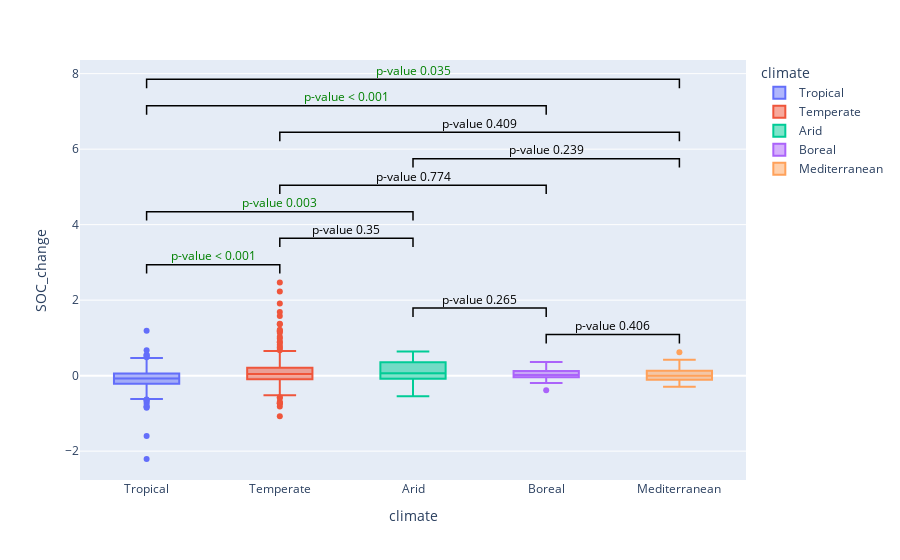

This figure's notebook cell:
### Code cell
#Do a boxplot of SOC_change by climate
plt.figure(figsize=(10, 6))
sns.boxplot(x='climate', y='SOC_change', data=df)
plt.title('SOC Change by Climate')
plt.xlabel('Climate')
plt.ylabel('SOC Change')
plt.show()

#print the values for climate 
df['climate'].value_counts()

#Remove any rows with missing SOC change values
df = df.dropna(subset=['SOC_change'])


tropical = df[df['climate'] == 'Tropical']
temperate = df[df['climate'] == 'Temperate']
boreal = df[df['climate'] == 'Boreal']
arid = df[df['climate'] == 'Arid']
mediterranean = df[df['climate'] == 'Mediterranean']

#Perform an ANOVA test to see if there is a significant difference in SOC_change between the different climate types
stats.f_oneway(tropical['SOC_change'], temperate['SOC_change'], boreal['SOC_change'], arid['SOC_change'], mediterranean['SOC_change'])

#Run post hoc tests to see which groups are different from each other
from statsmodels.stats.multicomp import pairwise_tukeyhsd

tukey = pairwise_tukeyhsd(endog=df['SOC_change'], groups=df['climate'], alpha=0.05)
print(tukey)

tap.plot_stats(df, 'climate', 'SOC_change', type_test= 'mann-whitney')

### Figure 1 — Plotly figure (JSON) as saved in the notebook; plotly's stock layout.template omitted (floating-point values rounded to 4 significant figures; data arrays with more than 128 entries replaced by an {"elided": "..."} marker saying what was removed)
{"data": [{"alignmentgroup": "True", "hovertemplate": "climate=%{x}<br>SOC_change=%{y}<extra></extra>", "legendgroup": "Tropical", "marker": {"color": "#636efa"}, "name": "Tropical", "notched": false, "offsetgroup": "Tropical", "orientation": "v", "showlegend": true, "type": "box", "x": {"elided": "368 str values"}, "x0": " ", "xaxis": "x", "y": {"elided": "368 float values"}, "y0": " ", "yaxis": "y"}, {"alignmentgroup": "True", "hovertemplate": "climate=%{x}<br>SOC_change=%{y}<extra></extra>", "legendgroup": "Temperate", "marker": {"color": "#EF553B"}, "name": "Temperate", "notched": false, "offsetgroup": "Temperate", "orientation": "v", "showlegend": true, "type": "box", "x": {"elided": "311 str values"}, "x0": " ", "xaxis": "x", "y": {"elided": "311 float values"}, "y0": " ", "yaxis": "y"}, {"alignmentgroup": "True", "hovertemplate": "climate=%{x}<br>SOC_change=%{y}<extra></extra>", "legendgroup": "Arid", "marker": {"color": "#00cc96"}, "name": "Arid", "notched": false, "offsetgroup": "Arid", "orientation": "v", "showlegend": true, "type": "box", "x": ["Arid", "Arid", "Arid", "Arid", "Arid", "Arid", "Arid", "Arid", "Arid", "Arid", "Arid", "Arid", "Arid", "Arid", "Arid", "Arid", "Arid", "Arid", "Arid", "Arid", "Arid"], "x0": " ", "xaxis": "x", "y": [-0.107, -0.02485, 0.0496, 0.05827, -0.5452, -0.3576, -0.3887, -0.2744, 0.3941, 0.3884, -0.07385, 0.3459, 0.1834, 0.05149, 0.2309, 0.2202, 0.6399, 0.4774, 0.3455, 0.5249, 0.06385], "y0": " ", "yaxis": "y"}, {"alignmentgroup": "True", "hovertemplate": "climate=%{x}<br>SOC_change=%{y}<extra></extra>", "legendgroup": "Boreal", "marker": {"color": "#ab63fa"}, "name": "Boreal", "notched": false, "offsetgroup": "Boreal", "orientation": "v", "showlegend": true, "type": "box", "x": ["Boreal", "Boreal", "Boreal", "Boreal", "Boreal", "Boreal", "Boreal", "Boreal", "Boreal", "Boreal", "Boreal", "Boreal", "Boreal", "Boreal", "Boreal", "Boreal", "Boreal", "Boreal", "Boreal", "Boreal", "Boreal", "Boreal", "Boreal", "Boreal", "Boreal", "Boreal", "Boreal", "Boreal", "Boreal", "Boreal", "Boreal", "Boreal", "Boreal", "Boreal", "Boreal", "Boreal", "Boreal", "Boreal", "Boreal", "Boreal"], "x0": " ", "xaxis": "x", "y": [0.06714, 0.2136, 0.01307, 0.19, -0.08701, 0.09097, -0.1411, 0.06744, 0.3151, 0.364, -0.06115, 0.364, 0.3228, 0.009259, 0.01835, 0, 0.1886, -0.01905, -0.02353, -0.3857, 0.261, 0.08408, 0.01709, -0.131, 0.339, 0.0339, -0.03637, -0.04652, 0.1431, -0.03774, 0.06188, -0.1335, -0.08701, -0.04445, 0.05818, -0.1924, 0, 0.1035, -0.08616, 0.08023], "y0": " ", "yaxis": "y"}, {"alignmentgroup": "True", "hovertemplate": "climate=%{x}<br>SOC_change=%{y}<extra></extra>", "legendgroup": "Mediterranean", "marker": {"color": "#FFA15A"}, "name": "Mediterranean", "notched": false, "offsetgroup": "Mediterranean", "orientation": "v", "showlegend": true, "type": "box", "x": ["Mediterranean", "Mediterranean", "Mediterranean", "Mediterranean", "Mediterranean", "Mediterranean", "Mediterranean", "Mediterranean", "Mediterranean", "Mediterranean", "Mediterranean", "Mediterranean", "Mediterranean", "Mediterranean", "Mediterranean", "Mediterranean", "Mediterranean", "Mediterranean", "Mediterranean", "Mediterranean", "Mediterranean", "Mediterranean"], "x0": " ", "xaxis": "x", "y": [0.6202, 0.4238, -0.1422, -0.09017, -0.09513, -0.1126, 0.07583, -0.1374, 0.06375, 0.05489, 0.2704, 0.1296, -0.2942, -0.1249, 0.1308, 0.2036, -0.01081, 0.0107, -0.07232, -0.04763, -0.1105, 0.04546], "y0": " ", "yaxis": "y"}], "layout": {"annotations": [{"font": {"color": "Black"}, "hovertext": "p-value: 0.4058251296151454<br>statistic: 497.0", "showarrow": false, "text": "p-value 0.406", "x": 3.5, "y": 1.322}, {"font": {"color": "Black"}, "hovertext": "p-value: 0.2645433932266059<br>statistic: 494.0", "showarrow": false, "text": "p-value 0.265", "x": 2.5, "y": 2.024}, {"font": {"color": "Green"}, "hovertext": "p-value: 1.1363239261025873e-12<br>statistic: 39109.5", "showarrow": false, "text": "p-value < 0.001", "x": 0.5, "y": 3.172}, {"font": {"color": "Black"}, "hovertext": "p-value: 0.3498431612308892<br>statistic: 2867.0", "showarrow": false, "text": "p-value 0.35", "x": 1.5, "y": 3.873}, {"font": {"color": "Green"}, "hovertext": "p-value: 0.0033440791608964214<br>statistic: 2393.0", "showarrow": false, "text": "p-value 0.003", "x": 1, "y": 4.575}, {"font": {"color": "Black"}, "hovertext": "p-value: 0.7739465185446408<br>statistic: 6394.0", "showarrow": false, "text": "p-value 0.774", "x": 2, "y": 5.277}, {"font": {"color": "Black"}, "hovertext": "p-value: 0.2386455011944486<br>statistic: 280.0", "showarrow": false, "text": "p-value 0.239", "x": 3, "y": 5.978}, {"font": {"color": "Black"}, "hovertext": "p-value: 0.4087485275555204<br>statistic: 3782.0", "showarrow": false, "text": "p-value 0.409", "x": 2.5, "y": 6.68}, {"font": {"color": "Green"}, "hovertext": "p-value: 0.0001668282167558362<br>statistic: 4693.0", "showarrow": false, "text": "p-value < 0.001", "x": 1.5, "y": 7.382}, {"font": {"color": "Green"}, "hovertext": "p-value: 0.035062775510393926<br>statistic: 2965.0", "showarrow": false, "text": "p-value 0.035", "x": 2, "y": 8.084}], "boxmode": "overlay", "legend": {"title": {"text": "climate"}, "tracegroupgap": 0}, "margin": {"t": 60}, "shapes": [{"line": {"color": "Black", "width": 1.5}, "path": "M 3,0.8541031949262736 L3,1.0880082089387693 L4,1.0880082089387693 L4,0.8541031949262736", "type": "path"}, {"line": {"color": "Black", "width": 1.5}, "path": "M 2,1.5558182369637605 L2,1.7897232509762562 L3,1.7897232509762562 L3,1.5558182369637605", "type": "path"}, {"line": {"color": "Black", "width": 1.5}, "path": "M 0,2.7037308807396045 L0,2.9376358947521 L1,2.9376358947521 L1,2.7037308807396045", "type": "path"}, {"line": {"color": "Black", "width": 1.5}, "path": "M 1,3.4054459227770915 L1,3.639350936789587 L2,3.639350936789587 L2,3.4054459227770915", "type": "path"}, {"line": {"color": "Black", "width": 1.5}, "path": "M 0,4.107160964814579 L0,4.341065978827074 L2,4.341065978827074 L2,4.107160964814579", "type": "path"}, {"line": {"color": "Black", "width": 1.5}, "path": "M 1,4.808876006852065 L1,5.0427810208645605 L3,5.0427810208645605 L3,4.808876006852065", "type": "path"}, {"line": {"color": "Black", "width": 1.5}, "path": "M 2,5.510591048889552 L2,5.744496062902047 L4,5.744496062902047 L4,5.510591048889552", "type": "path"}, {"line": {"color": "Black", "width": 1.5}, "path": "M 1,6.212306090927038 L1,6.446211104939533 L4,6.446211104939533 L4,6.212306090927038", "type": "path"}, {"line": {"color": "Black", "width": 1.5}, "path": "M 0,6.914021132964525 L0,7.14792614697702 L3,7.14792614697702 L3,6.914021132964525", "type": "path"}, {"line": {"color": "Black", "width": 1.5}, "path": "M 0,7.615736175002011 L0,7.849641189014506 L4,7.849641189014506 L4,7.615736175002011", "type": "path"}], "xaxis": {"anchor": "y", "categoryarray": ["Tropical", "Temperate", "Arid", "Boreal", "Mediterranean"], "categoryorder": "array", "domain": [0, 1], "title": {"text": "climate"}}, "yaxis": {"anchor": "x", "autorange": true, "domain": [0, 1], "title": {"text": "SOC_change"}}}}
